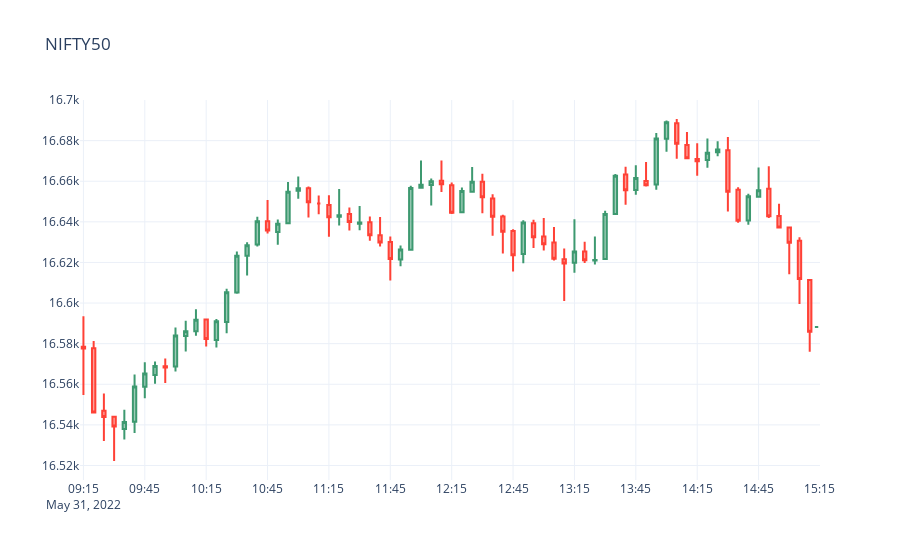

Notebook code cell kept with this figure:
### Code cell
fig = go.Figure()
fig.add_trace(go.Candlestick(x= df_nifty.index, open=df_nifty['Open'], high=df_nifty['High'], low=df_nifty['Low'], close=df_nifty['Close']))
fig.update_layout(title='NIFTY50')
fig.update_layout(xaxis_rangeslider_visible=False)
fig.update_layout(xaxis = dict(tickmode = 'linear', tick0 =df_nifty.index[0], dtick =30*60*1000))
fig.update_layout(template='plotly_white')
fig.show()
